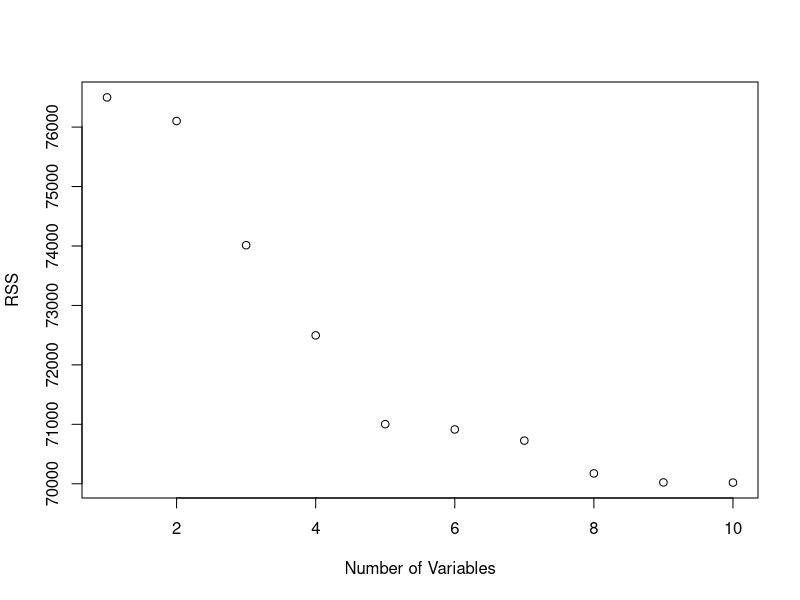
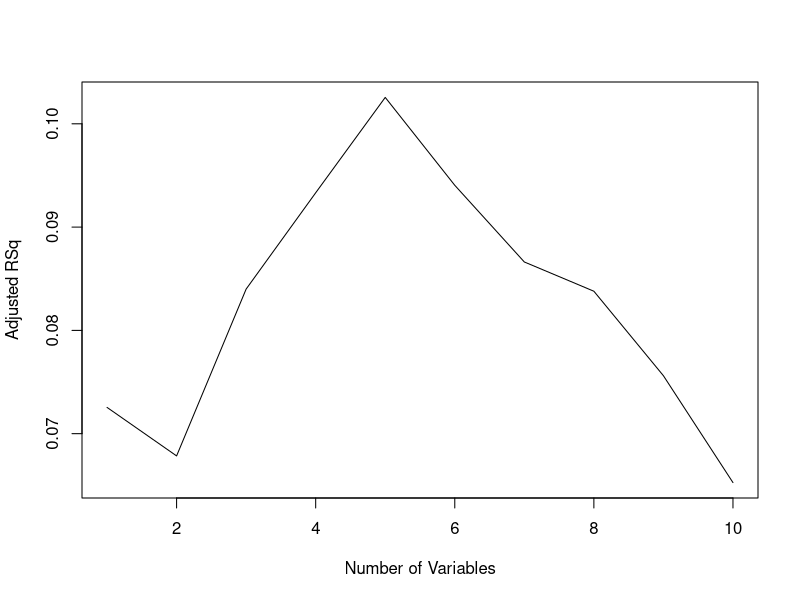

The R script that drew these images, in order: (Note: this script raises an error after producing the figures.)
x=rnorm(100)
e=rnorm(100)
y=seq(100)
y.fit=lm(y~ x+poly(x,2)+poly(x,3)+e)
df=data.frame(y=y,x=x,x2=x^2,x3=x^3,x4=x^4,x5=x^5,x6=x^6,x7=x^7,x8=x^8,x9=x^9,x10=x^10)
library(leaps)
regfit_full = regsubsets(y ~ ., data = df,nvmax=10)
reg_summary = summary(regfit_full)
names(reg_summary)
reg_summary$rsq
par(mfrow=c(1,1))
plot(reg_summary$rss, xlab="Number of Variables", ylab="RSS") #plot of rss

#plot and best value using adj R square
plot(reg_summary$adjr2, xlab="Number of Variables", ylab="Adjusted RSq", type="l")
points(best_model, reg_summary$adjr2[best_model], col="red", cex=2, pch=20)
(best_model = which.max(reg_summary$adjr2))  #Ans: 5

#plot and best value using Cp
plot(reg_summary$cp, xlab="Number of Variables", ylab="Cp", type="l")
(best_model = which.min(reg_summary$cp))  #Ans: 4
points(best_model, reg_summary$cp[best_model], col="red", cex=2, pch=20)

#plot and best value using BIC
plot(reg_summary$bic, xlab="Number of Variables", ylab="BIC", type="l")
(best_model = which.min(reg_summary$bic))  #Ans : 1
points(best_model, reg_summary$bic[best_model], col="red", cex=2, pch=20)

#FSS
regfit_fwd = regsubsets(y ~ .,
                        data = df,
                        nvmax = 10,
                        method = "forward")
summary(regfit_fwd)
plot(regfit_fwd, scale = "r2")
plot(regfit_fwd, scale = "adjr2")
plot(regfit_fwd, scale = "Cp")
plot(regfit_fwd, scale = "bic")
#BSS
regfit_bwd = regsubsets(y ~ .,
                        data = df,
                        nvmax = 10,
                        method = "backward")
summary(regfit_bwd)
plot(regfit_bwd, scale = "r2")  #all variables are being selected
plot(regfit_bwd, scale = "adjr2")  #6 
plot(regfit_bwd, scale = "Cp")   #6
plot(regfit_bwd, scale = "bic") #2

#lasso model
install.packages('glmnet')
library(glmnet)
x <-model.matrix(y~., data=df)[,-1]
y <-df$y
fit.lasso <-glmnet(x,y)
plot(fit.lasso, xvar="lambda", label= TRUE)
plot(fit.lasso, xvar="dev", label= TRUE)
cv.lasso <-cv.glmnet(x, y)
plot(cv.lasso)
## coefficent vector corresponding to the mse which is within one standard error of the lowest mse using the best lambda.
coef(cv.lasso)
## coefficient vector corresponding to the lowest mse using the best lambda
coef(glmnet(x,y, lambda=cv.lasso$lambda.min))
